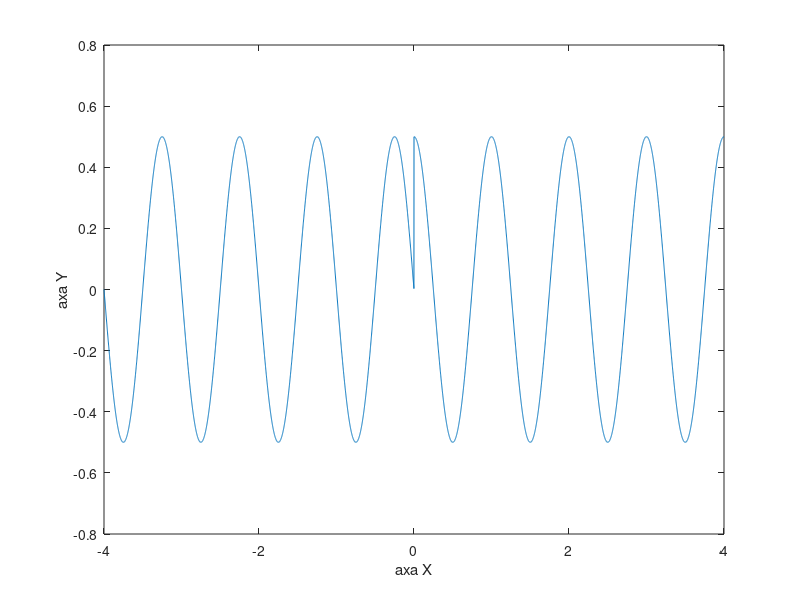

Source code (MATLAB):
u0 = @(t)(t>=0)
A=1; T=1; t = -4:0.001:4;
i= @(t) (A*u0(t+4*T)-A*u0(t));

x =-1/2*sin(2*pi*t).*i(t)+1/2*cos(2*pi*t).*u0(t);
plot(t,x); xlabel('axa X');ylabel('axa Y');
